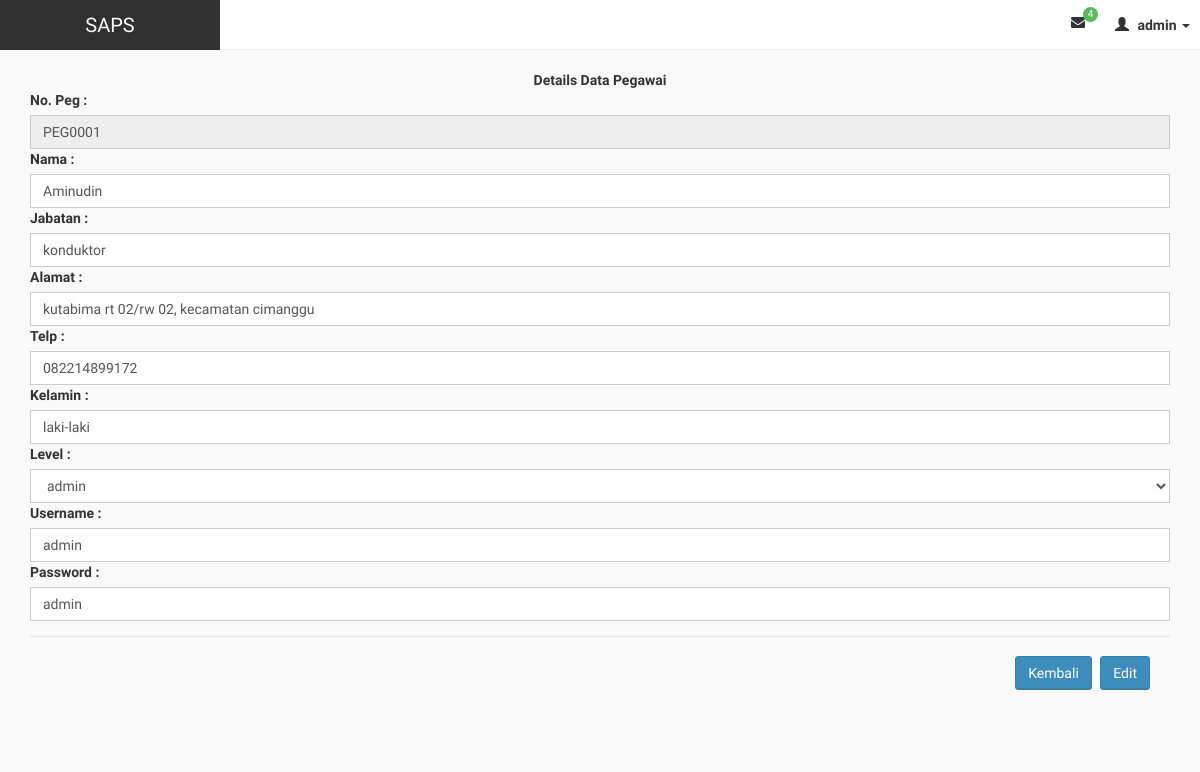
The page /manage/editpeg.php?details=PEG0001 (signed in) on the database its author committed.
### tables this page shows
CREATE TABLE IF NOT EXISTS `pegawai` (
  `id` int(11) NOT NULL AUTO_INCREMENT,
  `no_peg` varchar(25) DEFAULT NULL,
  `nama_peg` varchar(25) DEFAULT NULL,
  `jabatan` varchar(25) DEFAULT NULL,
  `alamat` varchar(50) DEFAULT NULL,
  `no_telp` varchar(12) DEFAULT NULL,
  `jns_kelamin` enum('laki-laki','perempuan','','') DEFAULT NULL,
  `level` enum('admin','user','','') DEFAULT NULL,
  `username` varchar(25) DEFAULT NULL,
  `password` varchar(25) DEFAULT NULL,
  PRIMARY KEY (`id`)
);

### manage/editpeg.php (the view, shortened to what this page needs)
<?php require_once('../tpl/header.php'); ?>
<div class="wrapper row-offcanvas row-offcanvas-left">
    <aside class="container-fluid">
          <section class="content">
            <center><font><b>Details Data Pegawai</b></font></center>
            <?php
              if (isset($_GET['tambah'])) {
             ?>
              <form action="" method="post">
                  <div class="form-group">
                    <?php
                    $query = $konek->query("SELECT max(no_peg) as maxKode FROM pegawai");
                    $data  = mysqli_fetch_array($query);
                    $noPeg = $data['maxKode'];
                    $noUrut = (int) substr($noPeg, 3, 3);
                    $noUrut++;
                    $char = "PEG";
                    $newID = $char . sprintf("%03s", $noUrut);
                     ?>
                    <label>No. Peg :</label>
                    <input class="form-control" type="text" name="nopeg" value="<?php echo $newID;?>"  readonly/>
                    <label>Nama :</label>
                    <input class="form-control" type="text" name="namapeg" placeholder="masukan nama pegawai"  />
                    <label>Jabatan :</label>
                    <input class="form-control" type="text" name="jabpeg"  placeholder="masukan jabatan pegawai" />
                    <label>Alamat :</label>
                    <input class="form-control" type="text" name="alamatpeg" placeholder="masukan alamat pegawai"/>
                    <label>Telp :</label>
                    <input class="form-control" type="number" name="telppeg" placeholder="masukan no telp pegawai"/>
                    <label>Kelamin :</label>
                    <select class="form-control" name="kelaminpeg">
                      <option class="form-control" name="kelaminpeg">
                        laki-laki
                      </option>
                      <option class="form-control" name="kelaminpeg">
                        perempuan
                      </option>
                    <select>
                    <label>Level :</label>
                    <select class="form-control" name="levelpeg">
                      <option class="form-control" name="levelpeg">
                        admin
                      </option>
                      <option class="form-control" name="levelpeg">
                        user
                      </option>
                    <select>
                    <label>Username :</label>
                    <input class="form-control" type="text" name="userpeg" placeholder="masukan username untuk pegawai"/>
                    <label>Password :</label>
                    <input class="form-control" type="text" name="passpeg" placeholder="masukan password untuk pegawai"/>
                  </div>
                  <div class="modal-footer">
                    <a href="pegawai.php" class="btn btn-primary">Kembali</a>
                    <input type="submit" value="tambah" class="btn btn-primary" name="create"/>
                  </form>
                <?php
              }else{
                ?>
                <form action="" method="get">
                <?php
                  if (isset($_GET['details'])) {
                    $no_peg= $_GET['details'];
                    $tampil = $konek->query("select * from pegawai where no_peg='$no_peg'");
                    $tam = $tampil->fetch_array(MYSQLI_BOTH);
                  }
                ?>
                    <div class="form-group">
                      <label>No. Peg :</label>
                      <input class="form-control" type="text" name="nopeg" value="<?php if (isset($_GET['details'])) { echo $tam['1']; }?>"  readonly/>
                      <label>Nama :</label>
                      <input class="form-control" type="text" name="namapeg" value="<?php if (isset($_GET['details'])) { echo $tam['2']; }?>"  />
                      <label>Jabatan :</label>
                      <input class="form-control" type="text" name="jabpeg" value="<?php if (isset($_GET['details'])) { echo $tam['3']; }?>" />
                      <label>Alamat :</label>
                      <input class="form-control" type="text" name="alamatpeg" value="<?php if (isset($_GET['details'])) { echo $tam['4']; }?>"/>
                      <label>Telp :</label>
                      <input class="form-control" type="number" name="telppeg" value="<?php if (isset($_GET['details'])) { echo $tam['5']; }?>"/>
                      <label>Kelamin :</label>
                      <input class="form-control" type="text" name="kelaminpeg" value="<?php if (isset($_GET['details'])) { echo $tam['6']; }?>"/>
                      <label>Level :</label>
                      <select class="form-control">
                        <option class="form-control" name="levelpeg">
                          admin
                        </option>
                      <select>
                      <label>Username :</label>
                      <input class="form-control" type="text" name="userpeg" value="<?php if (isset($_GET['details'])) { echo $tam['8']; }?>"/>
                      <label>Password :</label>
                      <input class="form-control" type="text" name="passpeg" value="<?php if (isset($_GET['details'])) { echo $tam['9']; }?>"/>
                    </div>
                    <div class="modal-footer">
                      <a href="pegawai.php" class="btn btn-primary">Kembali</a>
                      <button class="btn btn-primary" name="edit">Edit</button>
                    </form>
                    <?php
              }
                 ?>
                </div>
<?php require_once('../tpl/footer.php'); ?>

### assets/css/AdminLTE.css (style rules this page uses)
html, body { overflow-x: hidden!important; font-family: 'Source Sans Pro', sans-serif; -webkit-font-smoothing: antialiased; min-height: 100%; background: #f9f9f9; }
a { color: #3c8dbc; }
.wrapper { min-height: 100%; }
.wrapper:before, .wrapper:after { display: table; content: " "; }
.wrapper:after { clear: both; }
.content { padding: 20px 15px; background: #f9f9f9; }
.form-control { -webkit-border-radius: 0px !important; -moz-border-radius: 0px !important; border-radius: 0px !important; box-shadow: none; }
.btn { font-weight: 500; -webkit-border-radius: 3px; -moz-border-radius: 3px; border-radius: 3px; border: 1px solid transparent; -webkit-box-shadow: inset 0px -2px 0px 0px rgba(0, 0, 0, 0.09); -moz-box-shadow: inset 0px -2px 0px 0px rgba(0, 0, 0, 0.09); box-shadow: inset 0px -1px 0px 0px rgba(0, 0, 0, 0.09); }
.btn.btn-primary { background-color: #3c8dbc; border-color: #367fa9; }

### rows shown on the page
pegawai: nopeg "PEG0001", namapeg "Aminudin", jabpeg "konduktor", alamatpeg "kutabima rt 02/rw 02, kecamatan cimanggu", telppeg "082214899172", kelaminpeg "laki-laki", userpeg "admin", passpeg "admin"

### other values the page prints
mysqli_num_rows($notif) "4"
$_SESSION['username'] "admin"
